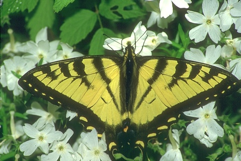
%> input picture Прочее/Повторяемость секторов/Batterfly.png, 241 x 161 px
$ octave patchRedundancy.m   (GNU Octave 9; MATLAB toolbox functions it lacks are replaced by stand-ins)
%> lines starting %> are read from the running program, lines starting %| are printed output that depends on the picture
%> further down, image is the input picture: size 161x241x3 uint8; mean R, G, B 115.1, 136, 90.4
%> `smallYiqInputImage = rgb2ntsc(image);`: smallYiqInputImage: size 161x241x3 double; mean of channels 1, 2, 3 0.489, 0.00878, -0.0731
### Прочее/Повторяемость секторов/getPatchesFromImage.m
function [p_x, p_y, patches] = getPatchesFromImage(im , border)
%> called with border = 0
%getPatchesFromImage Выделяет 5х5 патчи из входного изображения.
%
%Аргументы:
%im - входное ЧБ изображение размера m х n.
%border - целое число, которое хотим задать в качестве неиспользуемой
%границы по краям изображения.
%p_x - (m - 2 · (2 + border)) * (n - 2 · (2 + border)) матрица с Х
%индексами центров патчей
%p_y - (m - 2 · (2 + border)) * (n - 2 · (2 + border)) матрица с Y
%индексами центров патчей
%patches - (m - 2 · (2 + border)) * (n - 2 · (2 + border)) * 5 * 5 патчи
%
%Пример: если border = 0, то центр первого патча находится в точке (3,3), а центр
%последнего находится в точке (end - 2, end - 2). Так количество патчей,
%которое получится в итоге, равно (m - 4) * (n - 4) штук.
%А если же border = 1, то центр первого патча будет находиться в точке
%(4,4), центр последнего в (end - 3, end - 3). Т.е. тогда в общем случае
%число получаемых патчей будет вычисляться по формуле
%(m - 2 · (2 + border)) * (n - 2 · (2 + border))

%Зададим размер патча
PATCH_SIZE = 5;
%Смещение на границах относительно border
offset = border + (PATCH_SIZE - 1) / 2;
%Размеры входной матрицы
[m, n] = size(im);
%> m = 161; n = 241
%Число строк в patches
m_patches = (m - 2 * offset);
%> m_patches = 157
%Число столбцов в patches
n_patches = (n - 2 * offset);
%> n_patches = 237
%Предварительное заполнение p_x и p_y
[p_x, p_y] = meshgrid(1:n_patches, 1:m_patches);
p_x = p_x + offset;
p_y = p_y + offset;
%Создание патчей
patches = zeros( m_patches, n_patches, 5, 5 );
for i=1:m_patches,
        for j=1:n_patches,
            patches(i,j,:,:) = im(i + border:i + border + PATCH_SIZE - 1,...
                                  j + border:j + border + PATCH_SIZE - 1);
        end
end
end

### Прочее/Повторяемость секторов/redundancyPatchesCount.m
function countRedundancy = redundancyPatchesCount( im )
%redundancyPatchesCount находит количество повторяющихся секторов в
%чёрно-белом изображении
%   Аргументы:
%   im - входное чёрно-белое изображение
%   countRedundancy - количество повторяющихся секторов

%Обнуляем переменную для подсчёта повторений
countRedundancy = 0;
%Получаем сектора изображения функцией основного приложения
[pxIm, pyIm, imPatches] = getPatchesFromImage(im, 0);
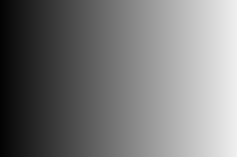
%> pxIm: size 157x237 double; min 3, max 239, mean 121
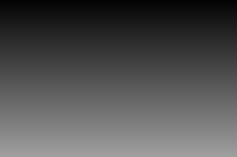
%> pyIm: size 157x237 double; min 3, max 159, mean 81

%Область патча
PATCH_AREA = 5 * 5;
%Выявляем размеры для imPatches
[h, w, ~] = size(imPatches);
%> h = 157; w = 237
%Считаем число патчей в imPatches
N = h * w;
%> N = 37209
%Превращаем секторы 5 на 5 в векторы 25
imPatches_flat = reshape(imPatches, N, PATCH_AREA);

%Округлили до 2 знака после запятой, чтобы было более похоже
%> the run ends on the next line
imPatches_flat_rounded = roundn(imPatches_flat,-2);

%Сравниваем два патча, т.е. каждый с каждым
for i=1:N
    for j=1:N
        if(imPatches_flat_rounded(i,:) == imPatches_flat_rounded(j,:) )
            if(j ~= i) %Исключаем эквивалентность самому себе
                countRedundancy = countRedundancy + 1;
            end
        end
    end
end
%Исключаем выявление двух одинаковых два раза
%т.е. по одному массиву сначала находим два одинаковых,
%а потом по второму тот же, но в другом порядке
countRedundancy = countRedundancy ./ 2;

### Прочее/Повторяемость секторов/patchRedundancy.m
clc; clear;
image = imread('Batterfly.png');
tic;
smallYiqInputImage = rgb2ntsc(image);
countRedundancy = redundancyPatchesCount(smallYiqInputImage(:,:,1));

$ run again, with Прочее/Повторяемость секторов/Building and boat.png copied over Прочее/Повторяемость секторов/Batterfly.png
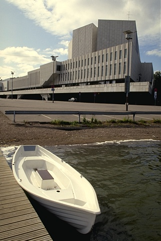
%> input picture Прочее/Повторяемость секторов/Building and boat.png, 161 x 241 px
%> image is the input picture: size 241x161x3 uint8; mean R, G, B 120.2, 116.4, 102.9
%> smallYiqInputImage: size 241x161x3 double; mean of channels 1, 2, 3 0.455, 0.026, -0.0133
%> in redundancyPatchesCount, `[pxIm, pyIm, imPatches] = getPatchesFromImage(im, 0);`:
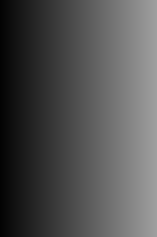
%> pxIm: size 237x157 double; min 3, max 159, mean 81
%> in redundancyPatchesCount, `[pxIm, pyIm, imPatches] = getPatchesFromImage(im, 0);`:
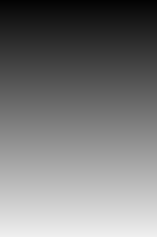
%> pyIm: size 237x157 double; min 3, max 239, mean 121
